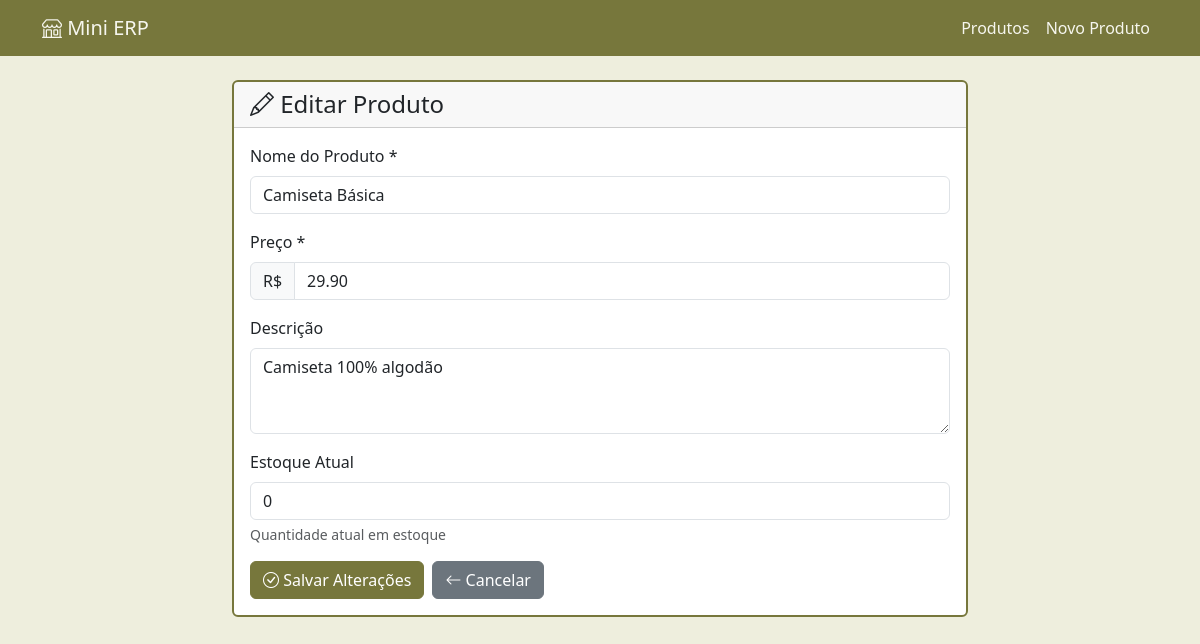
/produto/edit?id=1, run on the app's committed database.
### tables this page shows
CREATE TABLE produtos (
    id INT AUTO_INCREMENT PRIMARY KEY,
    nome VARCHAR(255) NOT NULL,
    preco DECIMAL(10,2) NOT NULL,
    descricao TEXT,
    ativo BOOLEAN DEFAULT TRUE,
    created_at TIMESTAMP DEFAULT CURRENT_TIMESTAMP,
    updated_at TIMESTAMP DEFAULT CURRENT_TIMESTAMP ON UPDATE CURRENT_TIMESTAMP
);

### app/controllers/ProdutoController.php (called while the page is built, shortened)
<?php
class ProdutoController extends Controller
{
    public function edit(): void
    {
        $id = (int)($_GET['id'] ?? 0);
        $produto = Produto::find($id);
        $estoque = Produto::getEstoque($id);
        $this->view('produtos/edit', [
            'produto' => $produto,
            'estoque' => $estoque
        ]);
    }
}

### config/database.php (called while the page is built)
<?php
return [
    'host'   => 'localhost',
    'dbname' => 'mini_erp',
    'user'   => 'root',
    'pass'   => 'Pink2025*',
];

### app/core/Model.php (called while the page is built, shortened)
<?php
abstract class Model
{
    private static ?PDO $db = null;
    protected static function db(): PDO
    {
        if (self::$db === null) {
            $config = require BASE_PATH . '/config/database.php';
            $dsn = "mysql:host={$config['host']};dbname={$config['dbname']};charset=utf8mb4";
            try {
                self::$db = new PDO($dsn, $config['user'], $config['pass'], [
                    PDO::ATTR_ERRMODE => PDO::ERRMODE_EXCEPTION,
                    PDO::ATTR_DEFAULT_FETCH_MODE => PDO::FETCH_ASSOC,
                ]);
            } catch (PDOException $e) {
                die('Falha na conexão: ' . $e->getMessage());
            }
        }
        return self::$db;
    }
}

### app/models/Produto.php (called while the page is built, shortened)
<?php
class Produto extends Model
{
    public static function find(int $id): ?array
    {
        $stmt = self::db()->prepare("SELECT * FROM produtos WHERE id = ? AND ativo = 1");
        $stmt->execute([$id]);
        $produto = $stmt->fetch();
        return $produto ?: null;
    }
    public static function getEstoque(int $produtoId, ?int $variacaoId = null): int
    {
        if ($variacaoId) {
            $stmt = self::db()->prepare("
                SELECT quantidade FROM estoque
                WHERE produto_id = ? AND variacao_id = ?
            ");
            $stmt->execute([$produtoId, $variacaoId]);
        } else {
            $stmt = self::db()->prepare("
                SELECT quantidade FROM estoque
                WHERE produto_id = ? AND variacao_id IS NULL
            ");
            $stmt->execute([$produtoId]);
        }
        $result = $stmt->fetch();
        return $result ? (int)$result['quantidade'] : 0;
    }
}

### app/views/produtos/edit.php (the view, shortened to what this page needs)
<div class="row justify-content-center">
    <div class="col-md-8">
        <div class="card">
            <div class="card-header">
                <h4 class="mb-0"><i class="bi bi-pencil"></i> Editar Produto</h4>
            </div>
            <div class="card-body">
                <form action="/produto/update" method="POST">
                    <div class="mb-3">
                        <label for="nome" class="form-label">Nome do Produto *</label>
                        <input type="text" class="form-control" id="nome" name="nome"
                               value="<?= htmlspecialchars($produto['nome']) ?>" required>
                    </div>
                    <div class="mb-3">
                        <label for="preco" class="form-label">Preço *</label>
                        <div class="input-group">
                            <span class="input-group-text">R$</span>
                            <input type="number" class="form-control" id="preco" name="preco"
                                   step="0.01" min="0.01" value="<?= $produto['preco'] ?>" required>
                        </div>
                    </div>
                    <div class="mb-3">
                        <label for="descricao" class="form-label">Descrição</label>
                        <textarea class="form-control" id="descricao" name="descricao" rows="3"><?= htmlspecialchars($produto['descricao']) ?></textarea>
                    </div>
                    <div class="mb-3">
                        <label for="estoque" class="form-label">Estoque Atual</label>
                        <input type="number" class="form-control" id="estoque" name="estoque"
                               min="0" value="<?= $estoque ?>">
                        <div class="form-text">Quantidade atual em estoque</div>
                    </div>
                    <div class="d-flex gap-2">
                        <button type="submit" class="btn btn-primary">
                            <i class="bi bi-check-circle"></i> Salvar Alterações
                        </button>
                        <a href="/produto/show?id=<?= $produto['id'] ?>" class="btn btn-secondary">
                            <i class="bi bi-arrow-left"></i> Cancelar
                        </a>
                    </div>
                </form>
            </div>
        </div>
    </div>
</div>
<?php
require BASE_PATH . '/app/views/layout.php';
?>

### app/views/layout.php (style rules this page uses)
.btn-primary { background-color: #77773c; border-color: #77773c; }
.card { border: 2px solid #77773c; }

### data on the page
produtos: nome "Camiseta Básica", preco "29.90", descricao "Camiseta 100% algodão"
